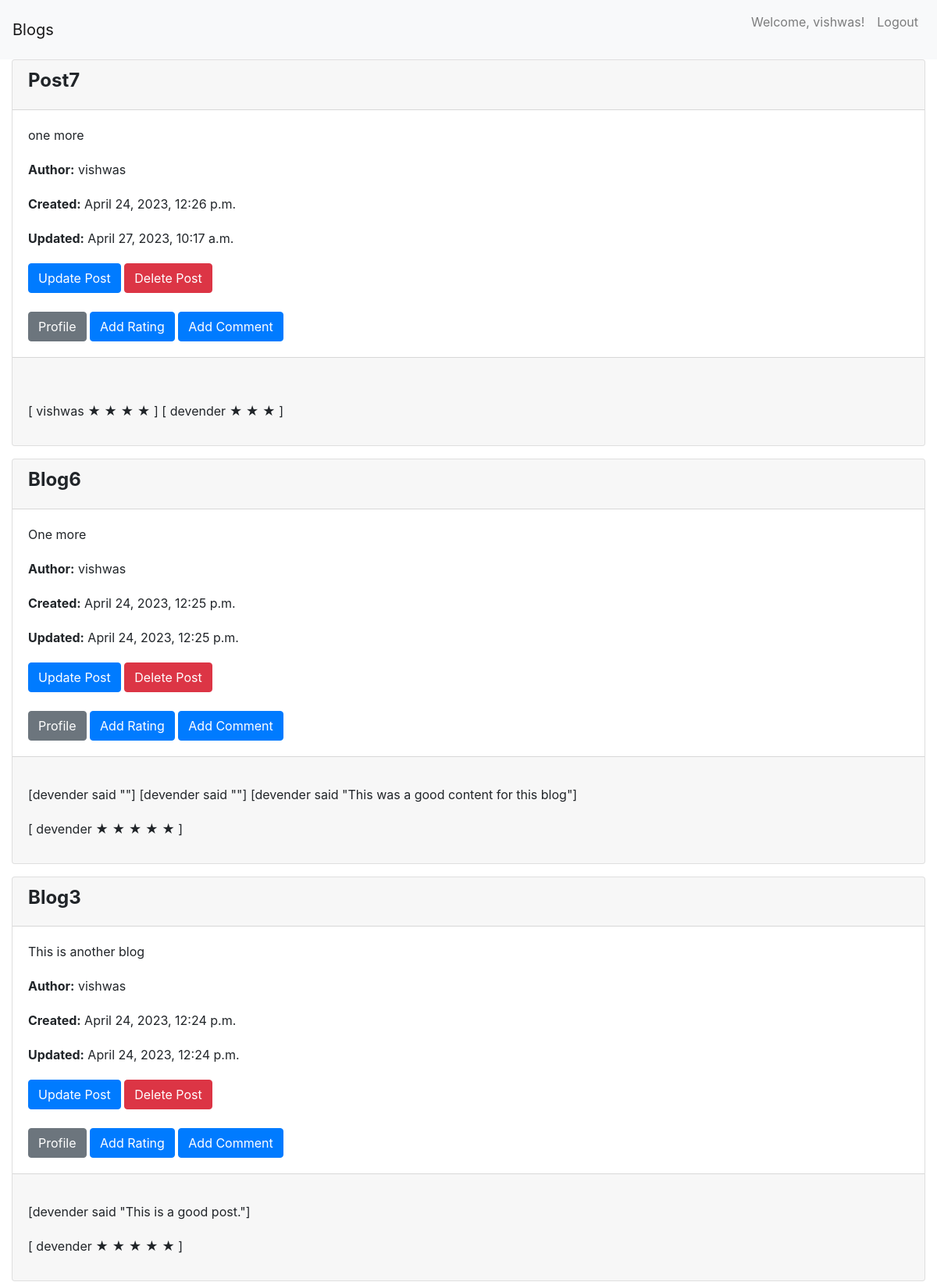
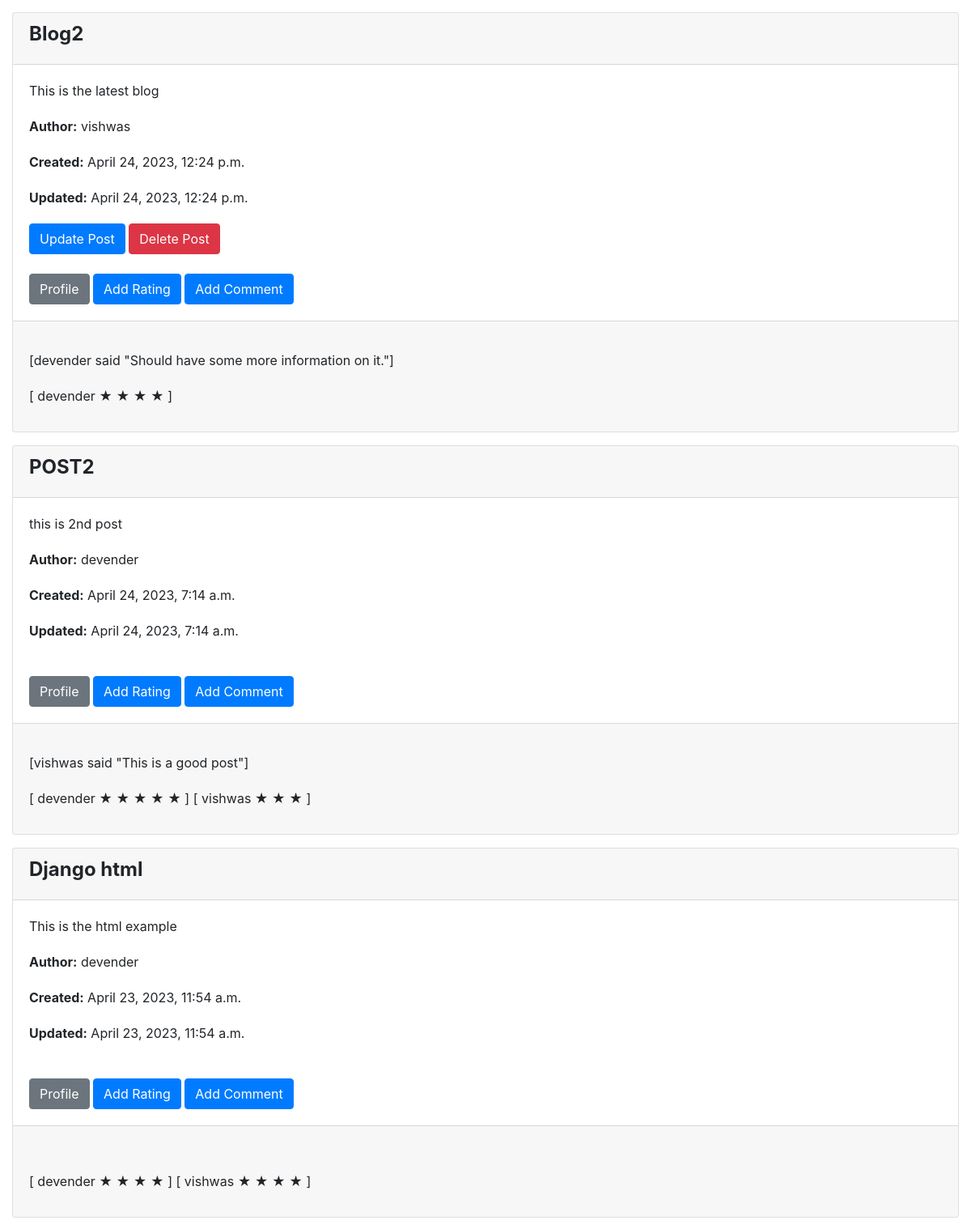
The page /getAllPosts/ (signed in, upper part) on the database its author committed (2 pictures, top to bottom).
### myblogapp/post.py (models this page shows)
class Post(models.Model):
    title = models.CharField(max_length=200)
    content = models.TextField()
    author = models.ForeignKey(User, on_delete=models.CASCADE)
    created_date = models.DateTimeField(auto_now_add=True)
    updated_date = models.DateTimeField(auto_now=True)

### myblogapp/rating.py (models this page shows)
class Rating(models.Model):
    post = models.ForeignKey(Post, on_delete=models.CASCADE)
    user = models.ForeignKey(User, on_delete=models.CASCADE)
    value = models.IntegerField(choices=[(i, i) for i in range(1, 6)])
    class Meta:
        unique_together = ('post', 'user')

### myblogapp/commentModel.py (models this page shows, shortened)
class Comment(models.Model):
    post = models.ForeignKey(Post, on_delete=models.CASCADE, related_name='comments')
    author = models.ForeignKey(User, on_delete=models.CASCADE)
    text = models.TextField()
    created_date = models.DateTimeField(default=timezone.now)
    approved_comment = models.BooleanField(default=False)

### myblogapp/postListView.py (the view)
# urls.py: path('getAllPosts/', postListView.as_view(), name='postListView'),
class postListView(ListView):
    model = Post
    template_name = 'post_list.html'
    context_object_name = 'posts'
    ordering = ['-created_date']
    def get_context_data(self, **kwargs):
        context = super().get_context_data(**kwargs)
        context['rating'] = Rating.objects.all()
        context['comment'] = Comment.objects.all()
        return context

### myblogapp/templates/post_list.html (shortened to what this page needs)
{% extends 'base.html' %}
{% load static %}
{% load social_share_tags %}
{% load social_share %}
{% block content %}
<link rel="stylesheet" href="{% static 'postlist.css' %}">
{% for post in posts %}
    <div class="card mb-3">
        <div class="card-header">
            <h2>{{ post.title }}</h2>
        </div>
        <div class="card-body">
            <p class="card-text">{{ post.content }}</p>
            <p class="card-text"><strong>Author:</strong> {{ post.author }}</p>
            <p class="card-text"><strong>Created:</strong> {{ post.created_date }}</p>
            <p class="card-text"><strong>Updated:</strong> {{ post.updated_date }}</p>
            {% if user.is_authenticated and user == post.author %}
                <a href="{% url 'postUpdateView' pk=post.id %}" class="btn btn-primary">Update Post</a>
                <a href="{% url 'postDeleteView' pk=post.id %}" class="btn btn-danger">Delete Post</a>
                <br>
            {% endif %}
            <br>
            <a href="{% url 'profile_view' username=post.author %}" class="btn btn-secondary">Profile</a>
            <a href="{% url 'add_rating' pk=post.id %}" class="btn btn-primary">Add Rating</a>
            <a href="{% url 'add_comment_to_post' pk=post.id %}" class="btn btn-primary">Add Comment</a>
        </div>
        <div class="card-footer">
            <br>
            <p class="card-text">
                {% for c in comment %}
                    {% if c.post.title == post.title %}
                        [{{ c.author }} said "{{ c.text}}"]
                    {% endif %}
                {% endfor %}
            </p>
            <p class="card-text">
                {% for r in rating %}
                    {% if r.post.title == post.title %}
                       [ {{ r.user }}
                            {% if r.value == 3 %}
                                &#9733; &#9733; &#9733;
                            {% endif %}
                            {% if r.value == 4 %}
                                &#9733; &#9733; &#9733; &#9733;
                            {% endif %}
                            {% if r.value == 5 %}
                                &#9733; &#9733; &#9733; &#9733; &#9733;
                            {% endif %}
                        ]
                    {% endif %}
                {% endfor %}
            </p>
        </div>
    </div>
{% empty %}
    <p>No posts yet.</p>
{% endfor %}
{% endblock %}

### myblogapp/templates/base.html (shortened to what this page needs)
<!DOCTYPE html>
<html lang="en">
<head>
    <link rel="stylesheet" href="https://maxcdn.bootstrapcdn.com/bootstrap/4.0.0/css/bootstrap.min.css">
</head>
<body>
    <nav class="navbar navbar-expand-lg navbar-light bg-light">
        <a class="navbar-brand" href="#">Blogs</a>
        <div class="collapse navbar-collapse" id="navbarNav">
            <ul class="navbar-nav ml-auto">
                {% if user.is_authenticated %}
                    <li class="nav-item">
                        <p class="nav-link">Welcome, {{ user.username }}!</p>
                    </li>
                    <li class="nav-item">
                        <a class="nav-link" href="{% url 'logout' %}">Logout</a>
                    </li>
                {% endif %}
            </ul>
        </div>
    </nav>
    <div class="container-fluid">
        {% block content %}
        {% endblock %}
    </div>
</body>
</html>

### myblogapp/static/postlist.css (style rules this page uses)
h2 { font-size: 24px; font-weight: bold; margin-bottom: 10px; }
p { font-size: 16px; line-height: 1.5; margin-bottom: 20px; }

### rows shown on the page
Post: title "Post7", content "one more", author "vishwas", created_date "April 24, 2023, 12:26 p.m.", updated_date "April 27, 2023, 10:17 a.m.", shows "Update Post"
Rating: user "vishwas"
Rating: user "devender"
Post: title "Blog6", content "One more", author "vishwas", created_date "April 24, 2023, 12:25 p.m.", updated_date "April 24, 2023, 12:25 p.m.", shows "Update Post"
Comment: author "devender"
Comment: author "devender"
Comment: author "devender", text "This was a good content for this blog"
Rating: user "devender"
Post: title "Blog3", content "This is another blog", author "vishwas", created_date "April 24, 2023, 12:24 p.m.", updated_date "April 24, 2023, 12:24 p.m.", shows "Update Post"
Comment: author "devender", text "This is a good post."
Rating: user "devender"
Post: title "Blog2", content "This is the latest blog", author "vishwas", created_date "April 24, 2023, 12:24 p.m.", updated_date "April 24, 2023, 12:24 p.m.", shows "Update Post"
Comment: author "devender", text "Should have some more information on it."
Rating: user "devender"
Post: title "POST2", content "this is 2nd post", author "devender", created_date "April 24, 2023, 7:14 a.m.", updated_date "April 24, 2023, 7:14 a.m."
Comment: author "vishwas", text "This is a good post"
Rating: user "devender"
Rating: user "vishwas"
Post: title "Django html", content "This is the html example", author "devender", created_date "April 23, 2023, 11:54 a.m.", updated_date "April 23, 2023, 11:54 a.m."
Rating: user "devender"
Rating: user "vishwas"

### other values the page prints
{{ user.username }} "vishwas"
